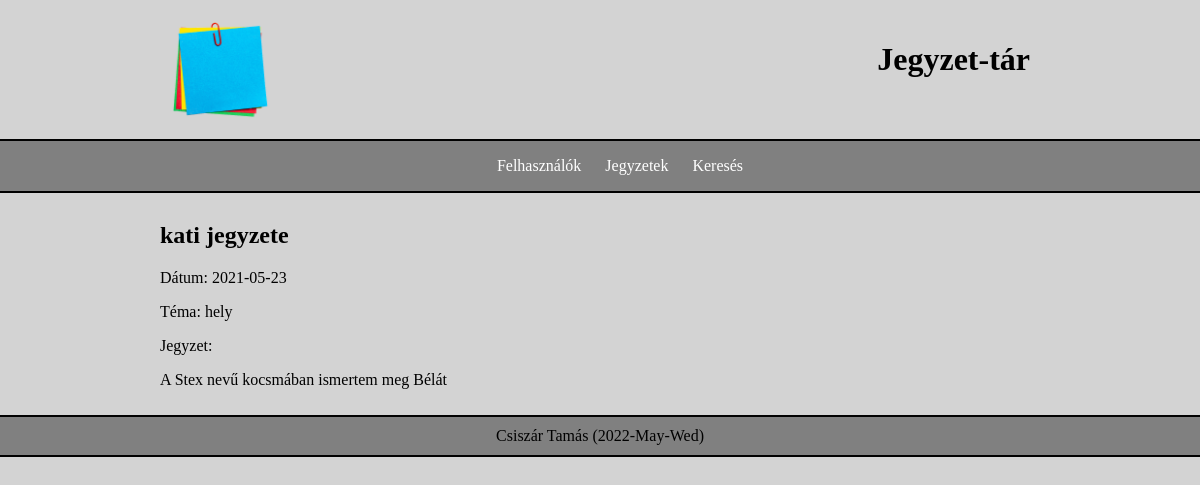
The page /?p=jegyzet&id=2 on the database its author committed.
### tables this page shows
CREATE TABLE `j_jegyzet` (
  `j_id` int(11) NOT NULL,
  `j_datum` date NOT NULL,
  `j_tema` varchar(255) NOT NULL,
  `j_tartalom` text NOT NULL,
  `f_id` int(11) NOT NULL
);

CREATE TABLE `j_felhasznalok` (
  `f_id` int(11) NOT NULL,
  `f_nev` varchar(255) NOT NULL,
  `f_jelszo` varchar(255) NOT NULL,
  `f_email` varchar(255) NOT NULL
);

### BackEnd/DBConnection.php (called while the page is built, shortened)
<?php
function connect()
{
	$host="localhost";
	$user="root";
	$pw="";
	$db="dolgozat";
	$connect= new mysqli($host,$user,$pw,$db);
	return $connect;
}
?>

### BackEnd/DBFunctions.php (called while the page is built, shortened)
<?php
function Detail($id)
{
    $sql =
    "SELECT j_datum,j_tema,j_tartalom,f_nev
    FROM j_jegyzet
    INNER JOIN j_felhasznalok ON j_jegyzet.f_id = j_felhasznalok.f_id
    WHERE j_id = $id";
    $result=connect()->query($sql);
    if ($result->num_rows > 0) {
        $row = $result->fetch_assoc();
        $info["datum"] = $row["j_datum"];
        $info["tema"] = $row["j_tema"];
        $info["tartalom"] = $row["j_tartalom"];
        $info["nev"] = $row["f_nev"];
    }
    else {
        $info = null;
    }
    return $info;
}
?>

### index.php (called while the page is built)
<?php
include("./BackEnd/DBConnection.php");
include("./BackEnd/DBFunctions.php");
include("./FrontEnd/menu.php");
include("./FrontEnd/header.php");
include($content);
include("./FrontEnd/footer.php");
?>

### FrontEnd/pages/jegyzet.php (the view)
<?php
if (isset($_GET["id"])) {
    $detail = Detail($_GET["id"]);
    if ($detail != null) {
        echo "<h2>".$detail["nev"]." jegyzete</h2>
        <p>Dátum: ".$detail["datum"]."</p>
        <p>Téma: ".$detail["tema"]."</p>
        <p>Jegyzet:</p>
        <p>".$detail["tartalom"]."</p>";
    }
    else {
        echo "<p>Nem létezik, ilyen jegyzet</p>";
    }
}
?>

### FrontEnd/css/mystyle.css (style rules this page uses)
* { box-sizing: border-box; }
body { margin: 0; width: 100%; background-color: lightgray; }

### rows shown on the page
j_jegyzet: f.f_nev "kati", j_datum "2021-05-23", j_tema "hely", j_tartalom "A Stex nevű kocsmában ismertem meg Bélát"
